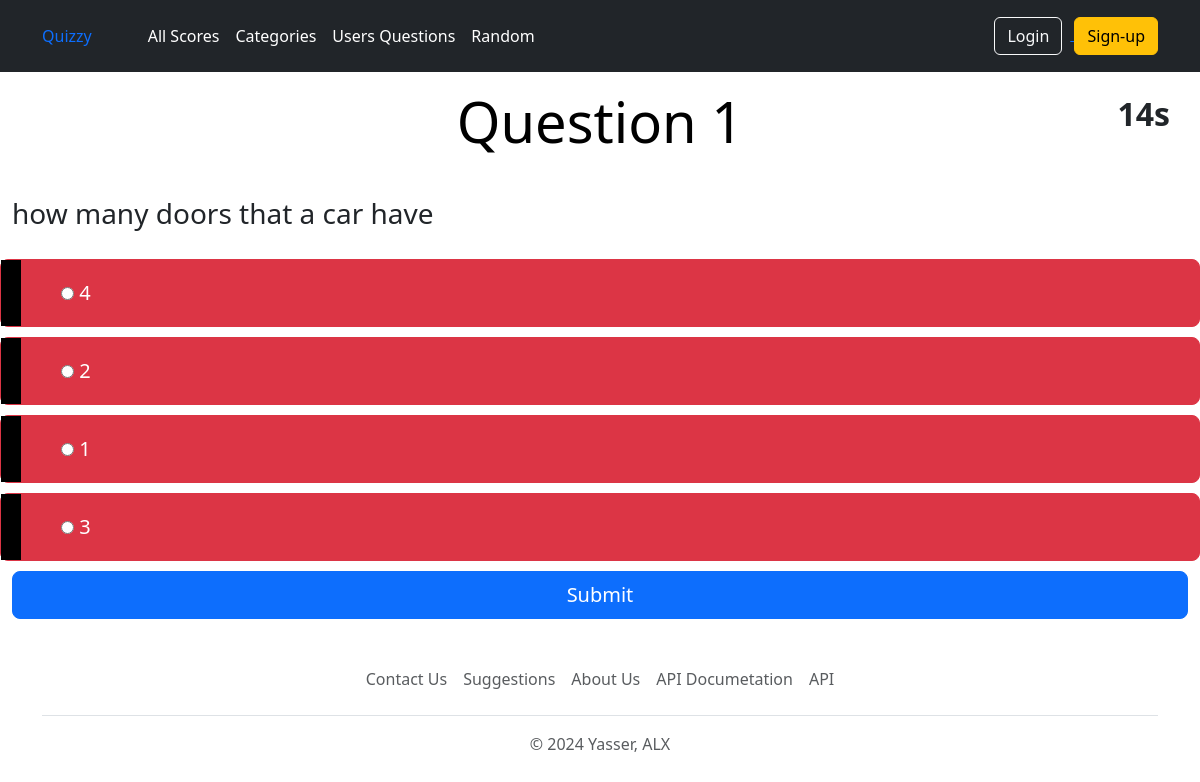
The page /quiz/playing/Vehicles on the database as committed earlier.
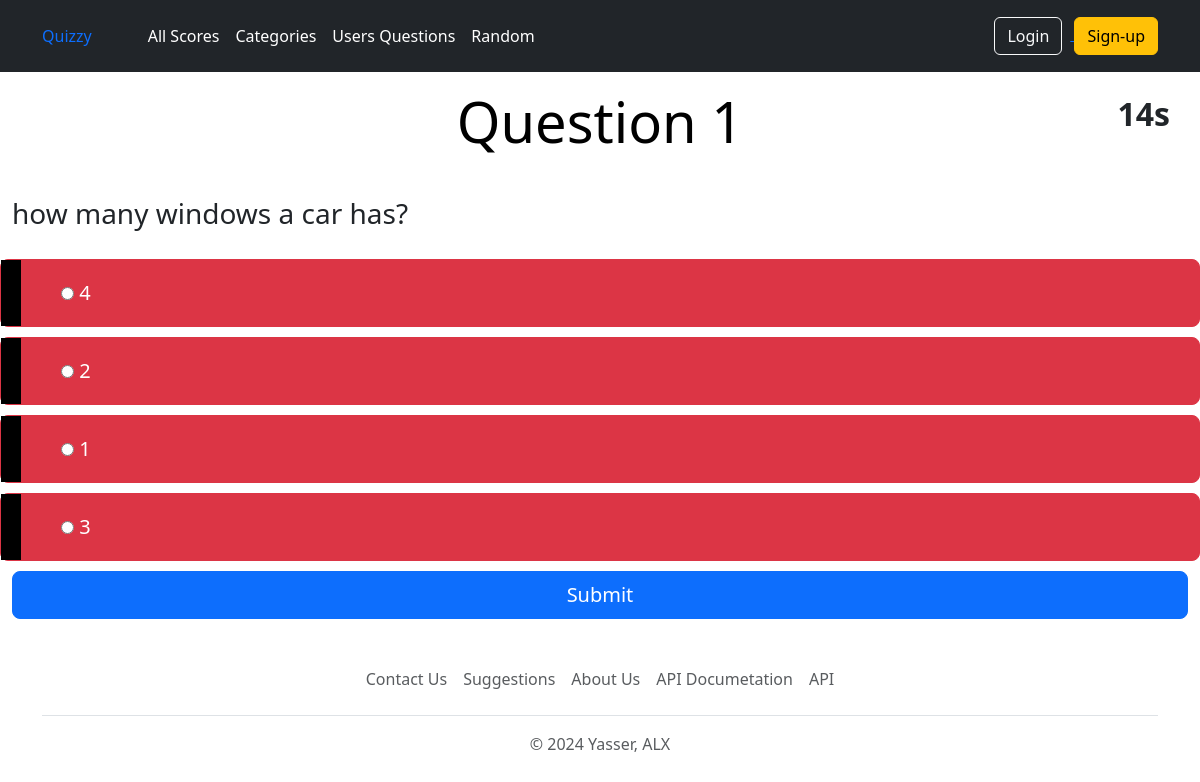
The same page on the database as committed later.
### Quizzy/models.py (models this page shows, shortened)
class QuestionsBank(models.Model):
    category = models.CharField(max_length=100)
    questions = models.TextField()
    option1 = models.TextField()
    option2 = models.TextField()
    option3 = models.TextField()
    option4 = models.TextField()
    answer = models.TextField()

### Quizzy/views.py (the view)
# urls.py: path("playing/<slug:category>", views.play_users, name="gaming"),
def play_users(request, category):
    question_index = request.session.get('question_index', 0)  # Get the current question index from the session
    score = request.session.get('score', 0)  # Get the current score from the session
    try:
        questions = list(QuestionsBank.objects.filter(category=category))  # Fetch all questions in the selected category
        if request.method == "POST":  # If the form has been submitted
            selected_answer = request.POST.get('q_answer')  # Get the selected answer from the form
            if selected_answer == questions[question_index - 1].answer:  # Check if the answer is correct
                score += 1  # Increment the score if the answer is correct
            if question_index < len(questions):  # If there are more questions
                question = questions[question_index]  # Get the next question
                wrong = []
                q = html.unescape(question.questions)  # Unescape HTML in the question text
                wrong.append(html.unescape(question.option1))  # Unescape and add the first option
                wrong.append(html.unescape(question.option2))  # Unescape and add the second option
                wrong.append(html.unescape(question.option3))  # Unescape and add the third option
                wrong.append(html.unescape(question.option4))  # Unescape and add the fourth option
                shuffle(wrong)  # Shuffle the answer options
                request.session['question_index'] = question_index + 1  # Update the question index in the session
                request.session['score'] = score  # Update the score in the session
                return render(request, 'Quizzy/test.html', {"question": q, "options": wrong, "n": question_index + 1, 'cat': category})
            else:
                request.session['score'] = score  # Store the final score in the session
                return redirect("result_category", category=category)  # Redirect to the result page
        else:
            score = 0  # Reset the score
            question_index = 0  # Reset the question index
            question = questions[question_index]  # Get the first question
            wrong = []
            q = html.unescape(question.questions)  # Unescape HTML in the question text
            wrong.append(html.unescape(question.option1))  # Unescape and add the first option
            wrong.append(html.unescape(question.option2))  # Unescape and add the second option
            wrong.append(html.unescape(question.option3))  # Unescape and add the third option
            wrong.append(html.unescape(question.option4))  # Unescape and add the fourth option
            shuffle(wrong)  # Shuffle the answer options
            request.session['question_index'] = question_index + 1  # Update the question index in the session
            request.session['score'] = 0  # Initialize the score to 0
            return render(request, 'Quizzy/test.html', {"question": q, "options": wrong, "n": question_index + 1, 'cat': category})
    except:
        return render(request, 'Quizzy/no_questions.html', {"cat": category})  # Render a no questions available page if an error occurs

### Quizzy/templates/Quizzy/test.html (shortened to what this page needs)
{% extends "base.html" %}
{% load static %}
{% block css %}
<link rel="stylesheet" type="text/css" href="{%static 'css/style.css'%}">
{% endblock %}
{% block content%}
<div style=" position: absolute; top: 90px; right: 30px; font-size: 32px; font-weight: bold;">
    <span id="timer">15</span>s
</div>
<div class="container-fluid">
    <div class="modal-dialog">
      <div class="modal-content">
        <div class="pricing-header p-3 pb-md-4 mx-auto text-center" style="padding-top: 10px;">
            <h1 class="display-4 fw-normal text-body-emphasis">Question {{n}}</h1>
        </div>
         <div class="modal-header" style="padding-top: 10px;">
            <h3 >{{question}}</h3>
        </div>
        <div class="modal-body" style="padding-top: 10px;">
            {% if level %}
            <form method="post" id="quiz-form" action="{% url 'game' level cat %}">
            {% else %}
            <form method="post" id="quiz-form" action="{% url 'gaming' cat %}">
            {% endif %}
                <div class="col-xs-12">
                    <div class="quiz" id="quiz" data-toggle="buttons">
                        {% for option in options %}
                        <div class="row" style="padding-top: 10px;">
                            <label class="element-animation1 btn btn-lg btn-danger btn-block">
                                <span class="btn-label"></span>
                                <input type="radio" name="q_answer" value= "{{option}}">
                                {{option}}
                            </label>
                        </div>
                        {% endfor %}
                    </div>
                    <div style="padding-top: 10px;">
                    <button type="submit" class="w-100 btn btn-lg btn-primary">Submit</button>
                </div>
                </div>
            </form>
        </div>
</div>
</div>
</div>
</body>
{%endblock%}

Rows that differ between the two databases and show on the page:
removed QuestionsBank: questions "how many doors that a car have"
added QuestionsBank: questions "how many windows a car has?"
